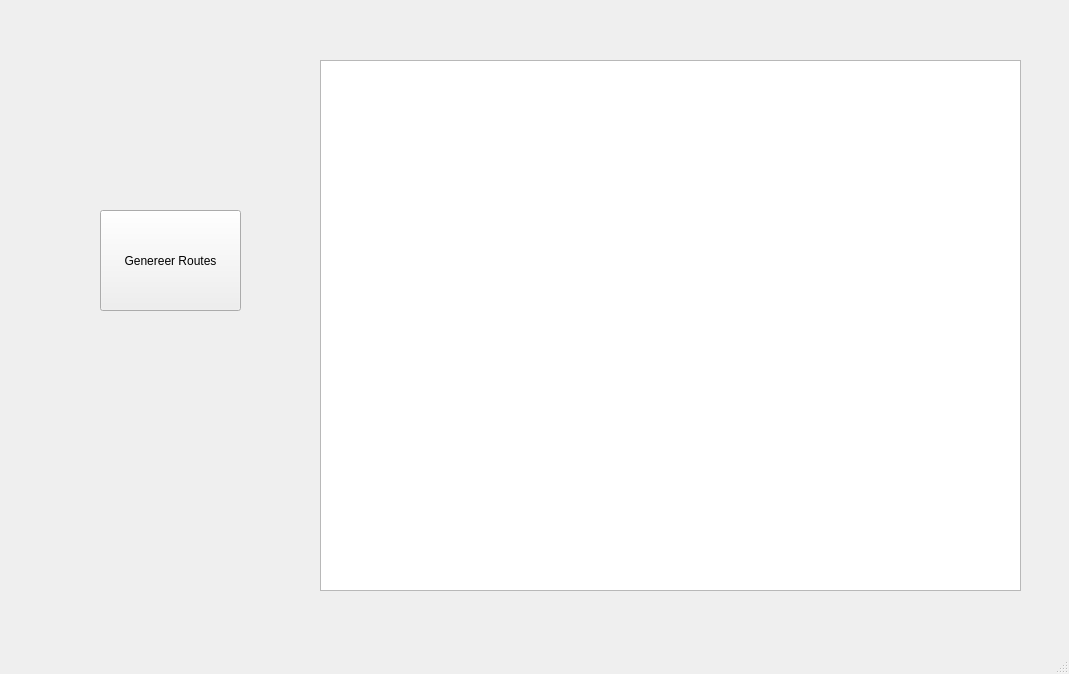
<?xml version="1.0" encoding="UTF-8"?>
<ui version="4.0">
 <class>MainWindow</class>
 <widget class="QMainWindow" name="MainWindow">
  <property name="geometry">
   <rect>
    <x>0</x>
    <y>0</y>
    <width>1069</width>
    <height>674</height>
   </rect>
  </property>
  <property name="windowTitle">
   <string>MainWindow</string>
  </property>
  <widget class="QWidget" name="centralwidget">
   <widget class="QPushButton" name="pushButton">
    <property name="geometry">
     <rect>
      <x>100</x>
      <y>210</y>
      <width>141</width>
      <height>101</height>
     </rect>
    </property>
    <property name="text">
     <string>Genereer Routes</string>
    </property>
   </widget>
   <widget class="QLabel" name="statusLabel">
    <property name="geometry">
     <rect>
      <x>110</x>
      <y>340</y>
      <width>161</width>
      <height>20</height>
     </rect>
    </property>
    <property name="text">
     <string/>
    </property>
   </widget>
   <widget class="QGraphicsView" name="graphicsView">
    <property name="geometry">
     <rect>
      <x>320</x>
      <y>60</y>
      <width>701</width>
      <height>531</height>
     </rect>
    </property>
   </widget>
  </widget>
  <widget class="QMenuBar" name="menubar">
   <property name="geometry">
    <rect>
     <x>0</x>
     <y>0</y>
     <width>1069</width>
     <height>26</height>
    </rect>
   </property>
  </widget>
  <widget class="QStatusBar" name="statusbar"/>
 </widget>
 <resources/>
 <connections/>
</ui>
